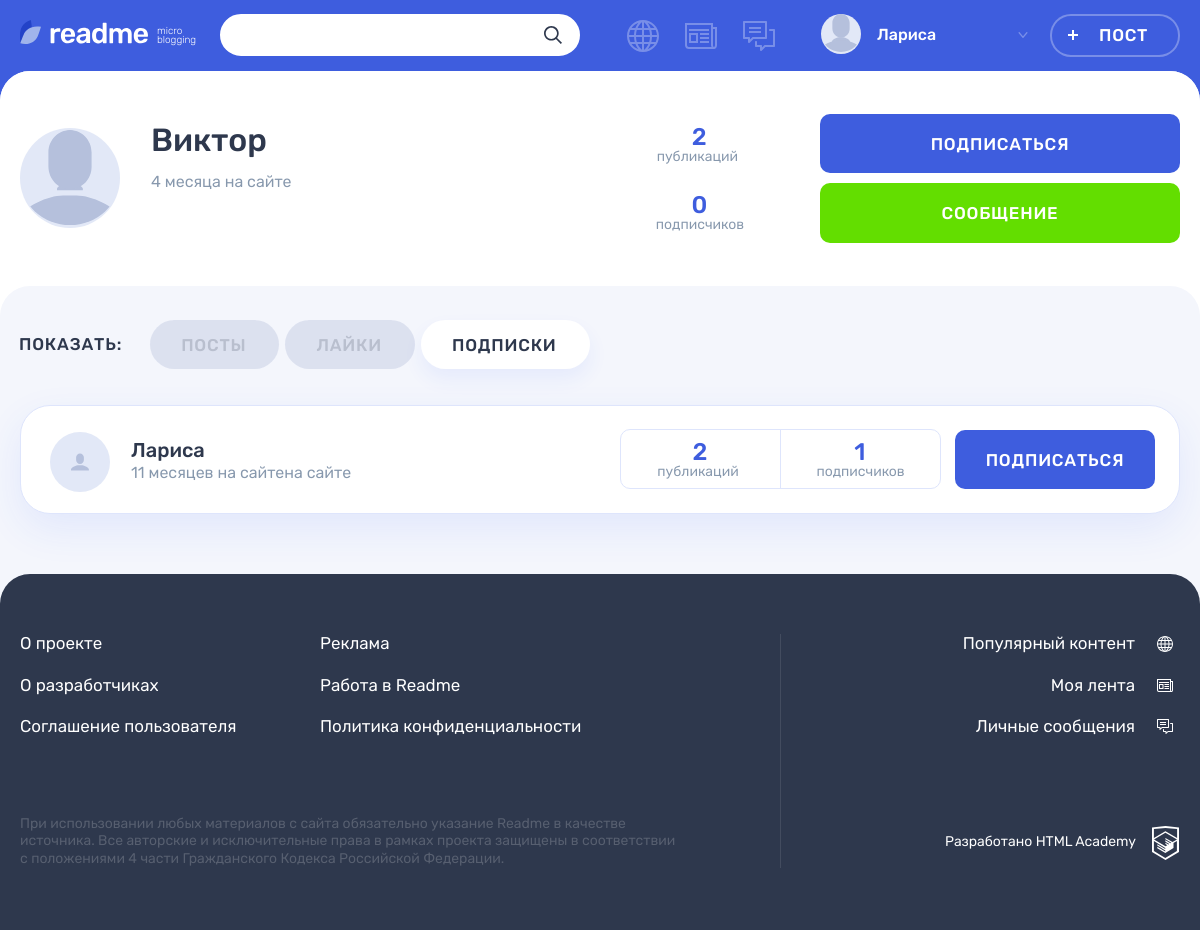
Page /profile.php?author_id=3&profile-content=subscriptions (signed in) on the committed database.
### tables this page shows
CREATE TABLE subscription (
  id INT UNSIGNED AUTO_INCREMENT PRIMARY KEY,
  follower INT UNSIGNED,
  user_id INT UNSIGNED,

  FOREIGN KEY (follower) REFERENCES users (id),
  FOREIGN KEY (user_id) REFERENCES users (id)
);

CREATE TABLE users (
  id INT UNSIGNED AUTO_INCREMENT PRIMARY KEY,
  registration_date DATETIME NOT NULL DEFAULT CURRENT_TIMESTAMP,
  email VARCHAR(255) NOT NULL UNIQUE,
  login VARCHAR(10) NOT NULL UNIQUE,
  password VARCHAR(255),
  avatar VARCHAR(255)
);

### helpers.php (called while the page is built, shortened)
<?php
function get_noun_plural_form(int $number, string $one, string $two, string $many): string
{
    $mod10 = $number % 10;
    $mod100 = $number % 100;
    switch (true) {
        case ($mod100 >= 11 && $mod100 <= 20):
            return $many;
        case ($mod10 >= 2 && $mod10 <= 4):
            return $two;
        default:
            return $many;
    }
}
function include_template(string $name, array $data = []): string
{
    $name = 'templates/' . $name;
    extract($data);
    require $name;
    return ob_get_clean();
}
function getRelativeFormat(string $date, string $value = "назад"): string
{
    $currentDate = new DateTime("", new DateTimeZone("Europe/Moscow"));
    $publicationDate = new DateTime($date);
    $difference = $currentDate->diff($publicationDate);
    $minutes = $difference->i;
    $hours = $difference->h;
    $days = $difference->d;
    $weeks = floor($days / 7);
    $months = $difference->m;
    $minute = get_noun_plural_form($minutes, 'минуту', 'минуты', 'минут');
    $hour = get_noun_plural_form($hours, 'час', 'часа', 'часов');
    $day = get_noun_plural_form($days, 'день', 'дня', 'дней');
    $week = get_noun_plural_form($weeks, 'неделю', 'недели', 'недель');
    $month = get_noun_plural_form($months, 'месяц', 'месяца', 'месяцев');
    if ($months > 0) {
        $timeDifference = "{$months} {$month} {$value}";
    } elseif ($weeks > 0) {
        $timeDifference = "{$weeks} {$week} {$value}";
    } elseif ($days > 0) {
        $timeDifference = "{$days} {$day} {$value}";
    } elseif ($hours > 0) {
        $timeDifference = "{$hours} {$hour} {$value}";
    } elseif ($minutes > 0) {
        $timeDifference = "{$minutes} {$minute} {$value}";
    } else {
        $timeDifference = "только что";
    }
    return $timeDifference;
}

### templates/profile-subscriptions.php (the view, shortened to what this page needs)
<section class="profile__subscriptions tabs__content tabs__content--active">
  <ul class="profile__subscriptions-list">
    <?php foreach($userFollowers as $userFollower): ?>
    <li class="post-mini post-mini--photo post user">
      <div class="post-mini__user-info user__info">
        <div class="post-mini__avatar user__avatar">
        </div>
        <div class="post-mini__name-wrapper user__name-wrapper">
          <a class="post-mini__name user__name" href="profile.php?author_id=<?= $userFollower['user_id'] ?>">
            <span><?= $userFollower['login'] ?></span>
          </a>
          <time class="post-mini__time user__additional" datetime="<?= htmlspecialchars($userFollower['registration_date']) ?>"><?= getRelativeFormat(htmlspecialchars($userFollower['registration_date']), "на сайте") ?>на сайте</time>
        </div>
      </div>
      <div class="post-mini__rating user__rating">
        <p class="post-mini__rating-item user__rating-item user__rating-item--publications">
          <span class="post-mini__rating-amount user__rating-amount"><?= $countPosts[$userFollower['user_id']] ?></span>
          <span class="post-mini__rating-text user__rating-text">публикаций</span>
        </p>
        <p class="post-mini__rating-item user__rating-item user__rating-item--subscribers">
          <span class="post-mini__rating-amount user__rating-amount"><?= htmlspecialchars($countFollowers[$userFollower['user_id']]) ?></span>
          <span class="post-mini__rating-text user__rating-text">подписчиков</span>
        </p>
      </div>
      <div class="post-mini__user-buttons user__buttons">
        <?php if ($userFollower['follower'] !== $user): ?>
        <a class="post-mini__user-button user__button user__button--subscription button button--main" href="subscription.php?author_id=<?= $userFollower['user_id'] ?>">Подписаться</a>
        <?php else: ?>
        <a class="post-mini__user-button user__button user__button--subscription button button--quartz" href="subscription.php?author_id=<?= $userFollower['user_id'] ?>">Отписаться</a>
        <?php endif ?>
      </div>
    </li>
    <?php endforeach ?>
  </ul>
</section>

### templates/profile.php (shortened to what this page needs)
<main class="page__main page__main--profile">
  <div class="profile profile--posts">
    <div class="profile__user-wrapper">
      <div class="profile__user user container">
        <div class="profile__user-info user__info">
          <div class="profile__avatar user__avatar">
            <img class="profile__picture user__picture" src="uploads/<?= !empty($authorData['avatar']) && file_exists('uploads/' . $authorData['avatar']) ? htmlspecialchars($authorData['avatar']) : "icon-input-user.svg" ?>" alt="Аватар пользователя">
          </div>
          <div class="profile__name-wrapper user__name-wrapper">
            <span class="profile__name user__name"><?= htmlspecialchars($authorData['login']) ?></span>
            <time class="profile__user-time user__time" datetime="<?= htmlspecialchars($authorData['registration_date']) ?>"><?= getRelativeFormat(htmlspecialchars($authorData['registration_date']), "на сайте") ?></time>
          </div>
        </div>
        <div class="profile__rating user__rating">
          <p class="profile__rating-item user__rating-item user__rating-item--publications">
            <span class="user__rating-amount"><?= $postsCount ?></span>
            <span class="profile__rating-text user__rating-text">публикаций</span>
          </p>
          <p class="profile__rating-item user__rating-item user__rating-item--subscribers">
            <span class="user__rating-amount"><?= $followerCounts['count'] ?></span>
            <span class="profile__rating-text user__rating-text">подписчиков</span>
          </p>
        </div>
        <div class="profile__user-buttons user__buttons">
          <?php if (!in_array($user, $followerInformation)): ?>
          <a class="profile__user-button user__button user__button--subscription button button--main" href="subscription.php?author_id=<?= htmlspecialchars($_GET['author_id']) ?>">Подписаться</a>
          <?php  else: ?>
          <a class="profile__user-button user__button user__button--subscription button button--main" href="subscription.php?author_id=<?= htmlspecialchars($_GET['author_id']) ?>">Отписаться</a>
          <?php endif ?>
          <a class="profile__user-button user__button user__button--writing button button--green" href="<?= htmlspecialchars($_GET['author_id']) !== $user ? 'messages.php?interlocutor_id=' . htmlspecialchars($_GET['author_id']) : '' ?>">Сообщение</a>
        </div>
      </div>
    </div>
    <div class="profile__tabs-wrapper tabs">
      <div class="container">
        <div class="profile__tabs filters">
          <b class="profile__tabs-caption filters__caption">Показать:</b>
          <ul class="profile__tabs-list filters__list tabs__list">
            <li class="profile__tabs-item filters__item">
              <a class="profile__tabs-link filters__button<?= $activeClass = !isset($_GET['profile-content']) ? ' filters__button--active tabs__item tabs__item--active' : ''; ?> button" href="profile.php?author_id=<?= $_GET['author_id'] ?>">Посты</a>
            </li>
            <li class="profile__tabs-item filters__item">
              <a class="profile__tabs-link filters__button<?= $activeClass = isset($_GET['profile-content']) && $_GET['profile-content'] === 'likes' ? ' filters__button--active tabs__item tabs__item--active' : ''; ?> button" href="profile.php?author_id=<?= $_GET['author_id'] ?>&profile-content=likes">Лайки</a>
            </li>
            <li class="profile__tabs-item filters__item">
              <a class="profile__tabs-link filters__button <?= $activeClass = isset($_GET['profile-content']) && $_GET['profile-content'] === 'subscriptions' ? ' filters__button--active tabs__item tabs__item--active' : ''; ?> button" href="profile.php?author_id=<?= $_GET['author_id'] ?>&profile-content=subscriptions">Подписки</a>
            </li>
          </ul>
        </div>
        <div class="profile__tab-content">
          <?= $profileContent ?>
        </div>
      </div>
    </div>
  </div>
</main>

### templates/layout.php (shortened to what this page needs)
<!DOCTYPE html>
<html lang="ru">
<head>
    <link rel="stylesheet" href="css/main.css">
</head>
<body class="page">
<header class="header">
    <div class="header__wrapper container">
        <div class="header__logo-wrapper">
            <a class="header__logo-link" href="feed.php">
                <img class="header__logo" src="img/logo.svg" alt="Логотип readme" width="128" height="24">
            </a>
            <p class="header__topic">
                micro blogging
            </p>
        </div>
        <form class="header__search-form form" action="search.php" method="get">
            <div class="header__search">
                <input class="header__search-input form__input" name="search" type="search">
                <button class="header__search-button button" type="submit">
                    <svg class="header__search-icon" width="18" height="18">
                        <use xlink:href="#icon-search"></use>
                    </svg>
                </button>
            </div>
        </form>
        <div class="header__nav-wrapper">
            <?php if ($_SERVER['REQUEST_URI'] !== "/registration.php"): ?>
            <nav class="header__nav">
                <ul class="header__my-nav">
                <?php foreach ($menuElements as $menuElement): ?>
                    <li class="header__my-page header__my-page--<?= $menuElement ?>">
                        <a class="header__page-link <?= $activeClass =  $_SERVER['REQUEST_URI'] === ('/' . $menuElement . '.php') ? 'header__page-link--active' : ''; ?>" href="<?= $menuElement ?>.php" title="<?= $russianValues[$menuElement] ?>">
                        </a>
                    </li>
                <?php endforeach; ?>
                </ul>
                <ul class="header__user-nav">
                    <li class="header__profile">
                        <a class="header__profile-link" href="profile.php?author_id=<?= !empty($user) ? $user : '' ?>">
                            <div class="header__avatar-wrapper">
                                <img class="header__profile-avatar" src="uploads/<?= htmlspecialchars($userAvatar) ?>" alt="Аватар профиля">
                            </div>
                            <div class="header__profile-name">
                                <span>
                                    <?= htmlspecialchars($userName) ?>
                                </span>
                                <svg class="header__link-arrow" width="10" height="6">
                                    <use xlink:href="#icon-arrow-right-ad"></use>
                                </svg>
                            </div>
                        </a>
                    </li>
                    <li>
                        <a class="header__post-button button button--transparent" href="add.php?form-type=quote">Пост</a>
                    </li>
                </ul>
            </nav>
            <?php endif; ?>
        </div>
    </div>
</header>
<?= $content ?>
<footer class="footer">
    <div class="footer__wrapper">
        <div class="footer__container container">
            <div class="footer__site-info">
                <div class="footer__site-nav">
                    <ul class="footer__info-pages">
                        <li class="footer__info-page">
                            <a class="footer__page-link" href="#">О проекте</a>
                        </li>
                        <li class="footer__info-page">
                            <a class="footer__page-link" href="#">Реклама</a>
                        </li>
                        <li class="footer__info-page">
                            <a class="footer__page-link" href="#">О разработчиках</a>
                        </li>
                        <li class="footer__info-page">
                            <a class="footer__page-link" href="#">Работа в Readme</a>
                        </li>
                        <li class="footer__info-page">
                            <a class="footer__page-link" href="#">Соглашение пользователя</a>
                        </li>
                        <li class="footer__info-page">
                            <a class="footer__page-link" href="#">Политика конфиденциальности</a>
                        </li>
                    </ul>
                </div>
                <p class="footer__license">
                    При использовании любых материалов с сайта обязательно указание Readme в качестве источника. Все авторские и исключительные права в рамках проекта защищены в соответствии с положениями 4 части Гражданского Кодекса Российской Федерации.
                </p>
            </div>
            <div class="footer__my-info">
                <ul class="footer__my-pages">
                <?php foreach ($menuElements as $menuElement): ?>
                    <li class="footer__my-page footer__my-page--<?= $menuElement ?>">
                        <a class="footer__page-link" href="<?= $menuElement ?>.php"><?= $russianValues[$menuElement] ?></a>
                    </li>
                <?php endforeach; ?>
                </ul>
                <div class="footer__copyright">
                    <a class="footer__copyright-link" href="htmlacademy.ru">
                        <span>Разработано HTML Academy</span>
                        <svg class="footer__copyright-logo" width="27" height="34">
                            <use xlink:href="#icon-htmlacademy"></use>
                        </svg>
                    </a>
                </div>
            </div>
        </div>
    </div>
</footer>
</body>
</html>

### rows in the picture
subscription: user.login "Лариса", user.registration_date "11 месяцев на сайте", user "2", user "1"
users: login "Виктор", registration_date "4 месяца на сайте"

### other values in the picture
$postsCount "2"
$followerCounts['count'] "0"
$russianValues[$menuElement] "Популярный контент"
$russianValues[$menuElement] "Моя лента"
$russianValues[$menuElement] "Личные сообщения"
